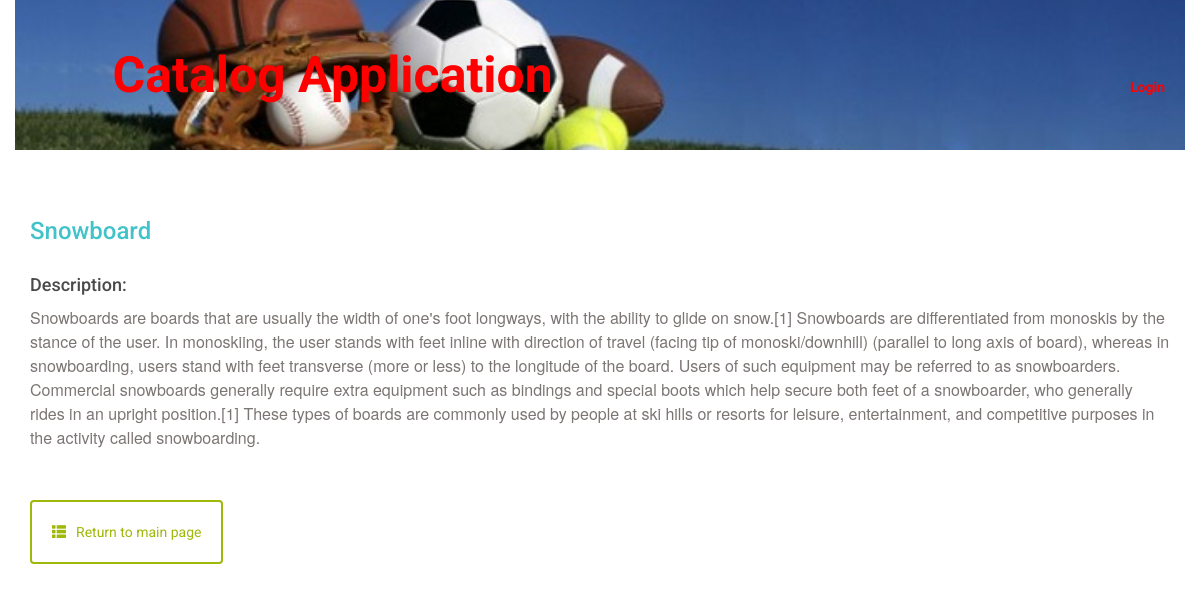
/category/Snowboarding/item/Snowboard, run on the app's committed database.
### database_setup.py (models this page shows, shortened)
class Item(Base):
	__tablename__ = 'item'
	name =Column(String(80), nullable = False)
	id = Column(Integer, primary_key = True)
	description = Column(String(250), nullable = False)
	created_date = Column(DateTime, default=datetime.datetime.utcnow)
	category_id = Column(Integer,ForeignKey('category.id'), nullable = False)
	category = relationship(Category)
	user_id = Column(Integer,ForeignKey('user.id'), nullable = False)
	user = relationship(User)

### application.py (the view)
@app.route('/category/<string:category_name>/item/<string:item_name>')
def showItem(category_name, item_name):
  category = session.query(Category).filter(Category.name==category_name).one()
  item = session.query(Item).filter(Item.name==item_name, Item.category_id==category.id).one()
  if 'username' not in login_session or item.user_id != login_session['user_id']:
    return render_template('publicShowItem.html',item=item)
  else:
    return render_template('showItem.html',item=item)

### templates/publicShowItem.html (shortened to what this page needs)
{% extends "main.html" %}
{% block content %}
{% include "header.html" %}
<html>
	<h2>{{item.name}}</h2>
	<h3>Description:</h3>
	<p>{{item.description}}</p>
	<a href = '{{url_for('showAllItems')}}'>
		<button class="btn btn-default return">
		<span class="glyphicon glyphicon-th-list" aria-hidden="true"></span>Return to main page</button>
	</a>
</html>
{% endblock %}

### static/styles.css (style rules this page uses)
* { font-family: "Helvetica Neue Bold", Roboto, Helvetica, Arial, sans-serif; font-weight: 700; }
h2 { font-size: 24px; color: #42C3C9; line-height: 1.8; }
h3 { font-size: 18px; color: #4A4A4A; line-height: 23px; }
p { font-family: "Helvetica Neue", Roboto, Helvetica, Arial, sans-serif; font-size: 16px; color: #7B7573; line-height: 24px; font-weight: 400; }
a { font-size: 14px; color: #0093B9; line-height: 17px; }
.btn { padding: 20px; margin: 0; border-color: #9FB80A; border-width: 2px; color: #9FB80A;; }
.glyphicon { margin-right: 10px; }

### data on the page
Item: name "Snowboard", description "Snowboards are boards that are usually the width of one's foot longways, with the ability to glide on snow.[1] Snowboards are differentiated from monoskis by the stance of the user. In monoskiing, the user stands with feet inline with direction of travel (facing tip of monoski/downhill) (parallel to long axis of board), whereas in snowboarding, users stand with feet transverse (more or less) to the longitude of the board. Users of such equipment may be referred to as snowboarders. Commercial snowboards generally require extra equipment such as bindings and special boots which help secure both feet of a snowboarder, who generally rides in an upright position.[1] These types of boards are…"
